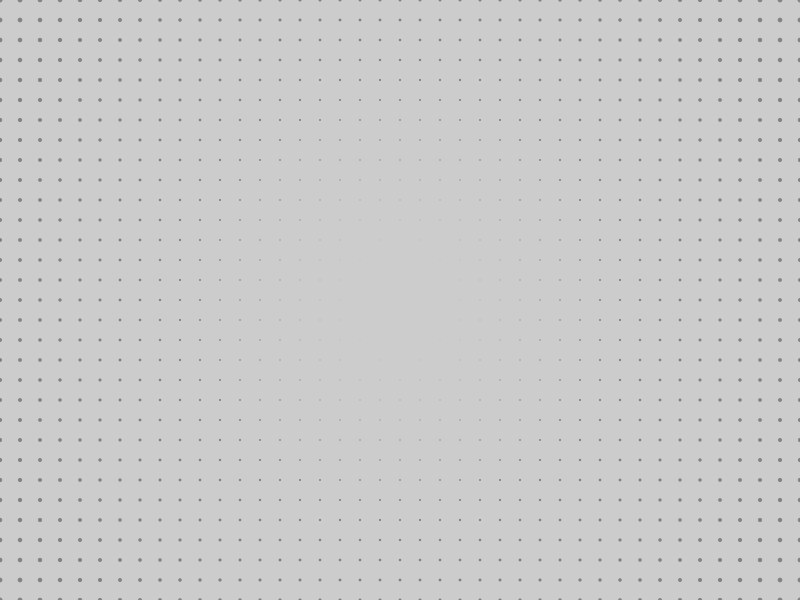
Frame 1 (no input)
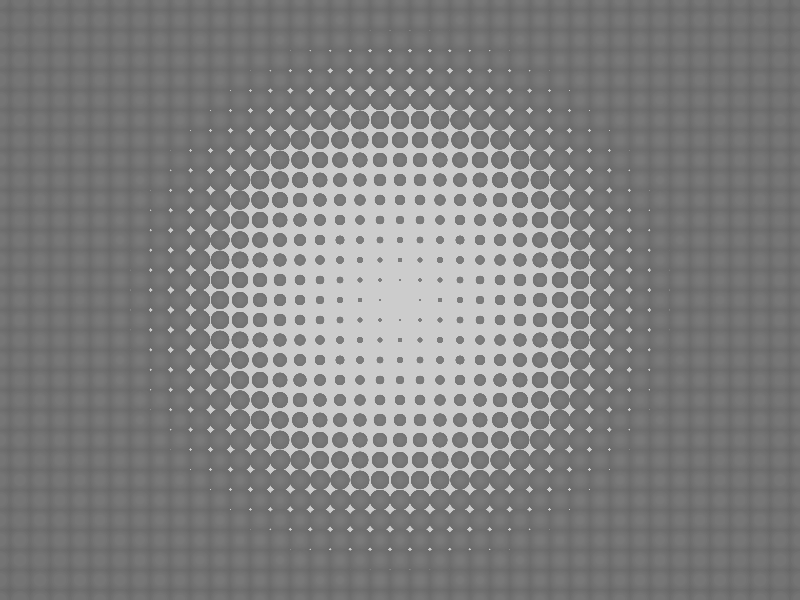
Frame 60 (the mouse pressed at the canvas centre just before this capture)
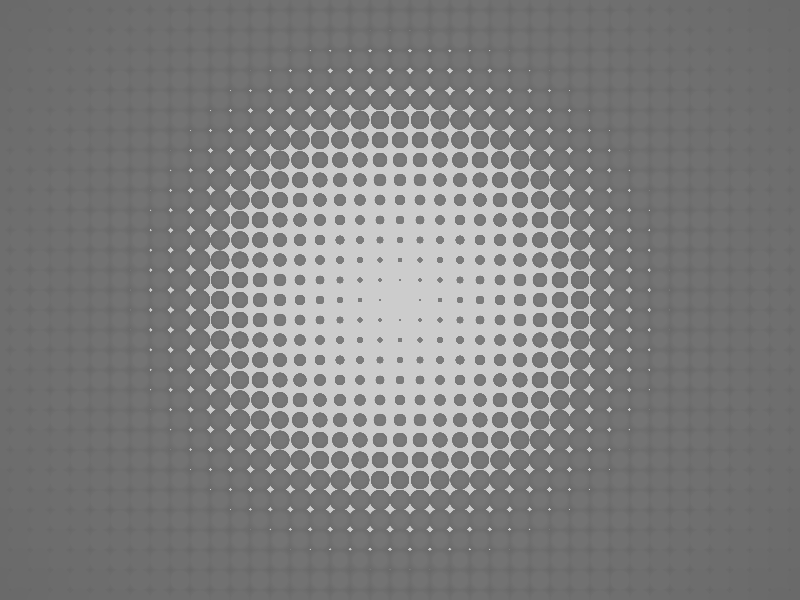
Frame 120 (the mouse held since frame 60 and released just before this capture)

The Processing sketch that drew these frames (run headless with seeded random() and noise(); from frame 60 on, the mouse is pressed at the canvas centre):

// Processing sketch: matrizFluida2live
// ── matrizFluida2live.pde
/*
Autorship: JOAOpfb. 30/04/2019.

Notas: 

*/
String year = nf(year()), month = nf(month()), day = nf(day()), hour = nf(hour()), minute = nf(minute()), second = nf(second());

float prog, // variável que aumenta conforme passa o tempo, criando a animação.
x = 1, //variável genérica para teste de estética.
y = .00000001, //variável genérica para teste de estética.
sz, //tamanho da célula.
fTpD, //fator tamanho em relação a distância.
fATpD, //fator acrescimo de tamanho em relação a distância. 
s, // distância de um ponto até a posição de cada célula da matriz, criando toda a concentricidade, USADA AQUI NO MOUSE.
t,
tn,
k;

boolean isA = false,
isQ = false,
isW = false,
isS = false,
isE = false,
isD = false;

void setup(){
  size(800,600);
  noStroke();
  //noFill();
  fill(255);
  //strokeWeight(2);
}

void draw(){
  if(isA){
   y-=.01;
   println( "x: " + x);
  }
  
  if(isQ){
    y+=.01;
    println( "x: " + x);
  }
  
  if(isS){
   x-=.01;
   println( "x: " + x);
  }
  
  if(isW){
    x+=.01;
    println( "x: " + x);
  }
  
  if(isD){
   k-=.01;
   println( "x: " + x);
  }
  
  if(isE){
    k+=.01;
    println( "x: " + x);
  }
  
  prog += .1; 
  //s = mouseX;
  //background(255);
  //fill(255);
  for(int i = 0; i <= width; i+= 20){
    //fill(
    for(int j = 0; j <= height; j += 20){
      
      //fill(random(255));
      s = dist(width/2, height/2, i, j);
      t = map(s, 0, width/2, 0, 100);
      
      //fTpD = (s/10);                       // define um tamnho inicial para célula. Aqui definido pela distância da posição da célula em relação a posição do mouse. 
      //fATpD = sin((s/5)+prog);             // define uma proporção para o tamanho final da célula em relação a uma variavel crescente, formando a animação em loop usando a função seno. Aqui utilizada a variável 'prog'. A variável 's' presente fornece um ponto diferente de partida no loop de acrescimos de tamanho, criando uma progressividade e um efeito de ondulação. Aqui dividir ou multiplicar o 's', ou a distância, causa efeitos de progressão bem distintos. Somar ou subtrair nao causa efeito, é uma questão de proporção, o 'prog' aqui serve apenas para a progressão no loop da funçao seno.
      //sz = fTpD*fATpD;                     // primeira variação de toda a evolução do projeto.
      //sz = (s/x)*sin(((s/y)/mouseX)+prog);
      sz = (s/10)*sin(((s/x)*((pow(y, s/10))))+(t*k)+prog); //quando as distancias sao multiplicadas dentro de uma funçao seno criam padroes diferentes de quando as funçoes seno sao somadas entre si. Podem ser multiplicadas exponencialmente.
      tn = (s/10)*sin(((s/x)*((pow(y, s/10))))+(t*k)+prog); 
      fill(map(tn, -width/5, width/5, 0, 255));
      ellipse(i, j, sz, sz);
    }
  }
  fill(255);
  //text(nf(x), width- 100, height -100);
  //text(nf(frameRate), width- 100, height -50);
  //save("data/frames/"+ year + month + day + hour + minute + second+ "/" + year + month + day + hour + minute + "matriz2D"+frameCount+".jpg");
}

void keyPressed(){
  switch(keyCode){
    case 'a':
      isA = true;
    break;
    case 'A':
      isA = true;
    break;
    case 'q':
      isQ = true;
    break;
    case 'Q':
      isQ = true;
    break;
    case 'w':
      isW = true;
    break;
    case 'W':
      isW = true;
    break;
    case 's':
      isS = true;
    break;
    case 'S':
      isS = true;
    break;
    case 'e':
      isE = true;
    break;
    case 'E':
      isE = true;
    break;
    case 'd':
      isD = true;
    break;
    case 'D':
      isD = true;
    break;
  }
}

void keyReleased(){
  switch(keyCode){
    case 'a':
      isA = false;
    break;
    case 'A':
      isA = false;
    break;
    case 'q':
      isQ = false;
    break;
    case 'Q':
      isQ = false;
    break;
    case 'w':
      isW = false;
    break;
    case 'W':
      isW = false;
    break;
    case 's':
      isS = false;
    break;
    case 'S':
      isS = false;
    break;
    case 'e':
      isE = false;
    break;
    case 'E':
      isE = false;
    break;
    case 'd':
      isD = false;
    break;
    case 'D':
      isD = false;
    break;
  }
}
